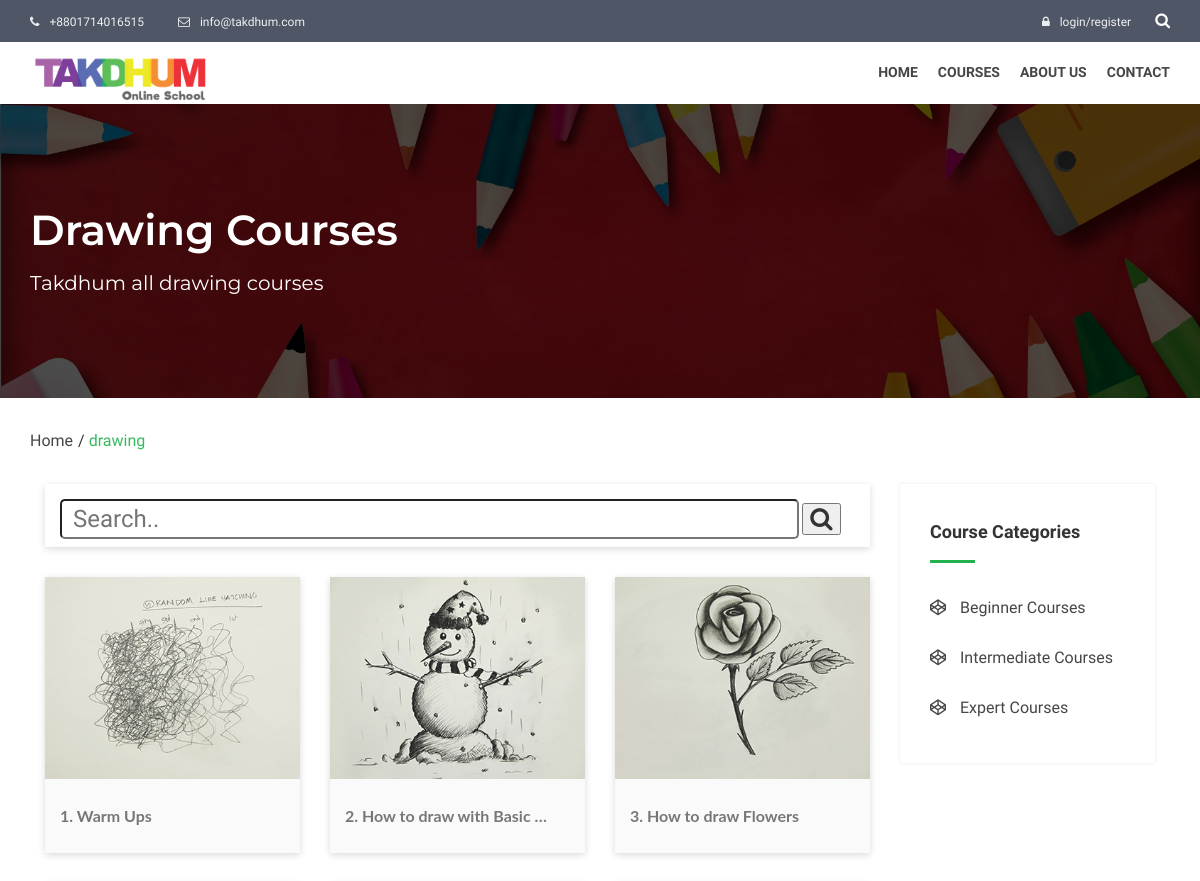
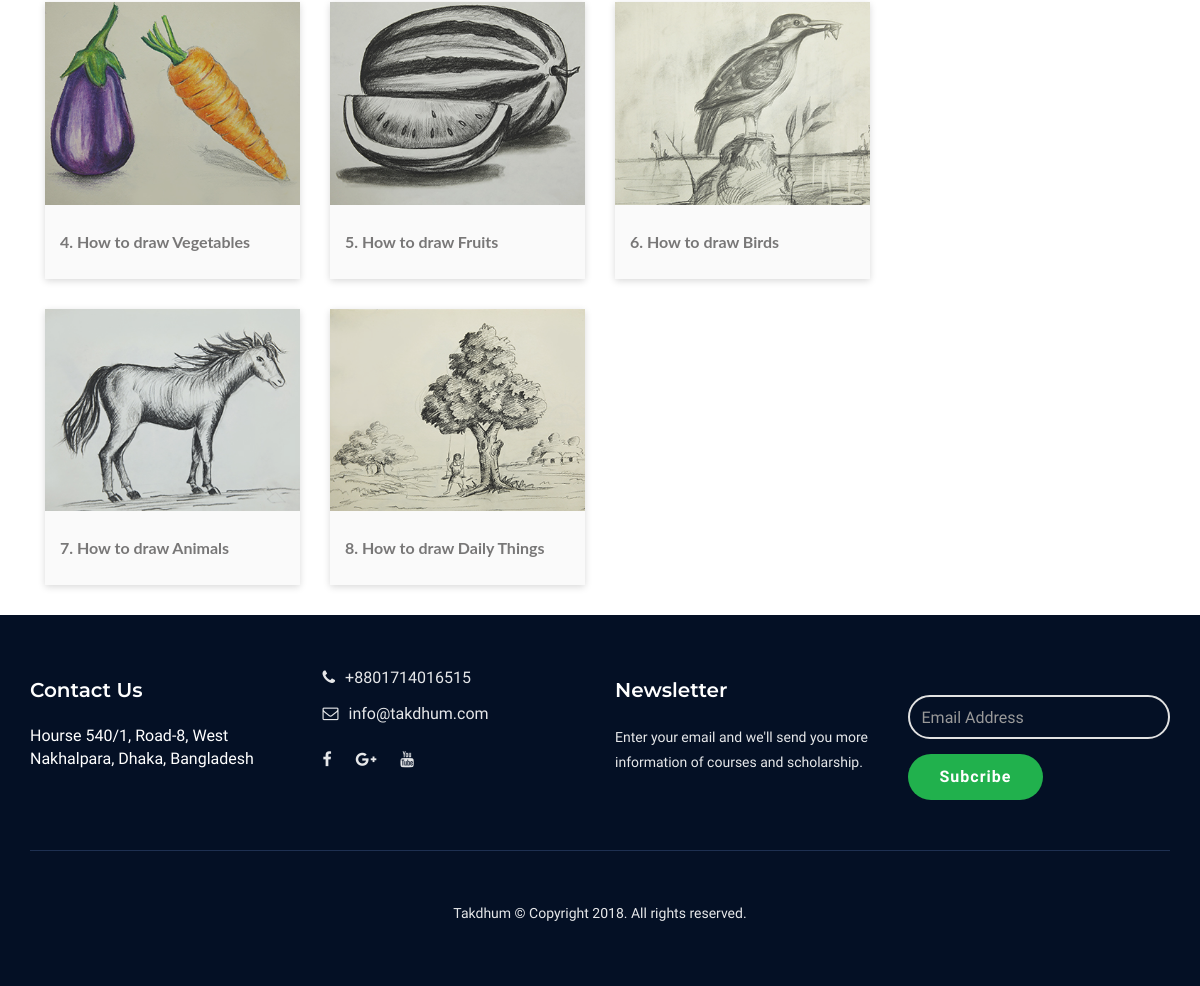
The page /course/drawing on the database its author committed (2 pictures, top to bottom).
### web/models.py (models this page shows, shortened)
class Basic_info(models.Model):
    name = models.CharField(max_length=100)
    slogan = models.CharField(max_length=200)
    logo = models.ImageField(upload_to='About us')
    phone_1 = models.CharField(max_length=15)
    phone_2 = models.CharField(max_length=15, null=True, blank=True)
    email = models.EmailField()
    office_address = models.TextField()
    promo_video = models.URLField(blank=True, null=True)
    google_map_link = models.URLField(null=True, blank=True)
    facebook_link = models.URLField(null=True, blank=True)
    google_plus_link = models.URLField(null=True, blank=True)
    youtube_link = models.URLField(null=True, blank=True)

class Course(models.Model):
    course_title = models.CharField(max_length=150)
    course_url = models.CharField(max_length=150)
    thumbnail_image = models.ImageField(upload_to='Courses')
    course_category = models.ForeignKey(CourseCategory, on_delete=models.CASCADE)
    course_level = models.ForeignKey(CourseLevel, null=True, blank=True, on_delete=models.CASCADE)
    description = models.TextField(blank=True, null=True)

class CourseLevel(models.Model):
    name = models.CharField(max_length=50)
    url = models.CharField(max_length=50)

### web/views.py (the view)
# urls.py: path('course/<category>', views.courseCategory, name='single_category'),
def courseCategory(request, category=None):
    categories = CourseCategory.objects.all()
    basic_info = Basic_info.objects.first()
    level = CourseLevel.objects.all()
    requested_category = get_object_or_404(CourseCategory, category_url=category)
    requested_category_course = Course.objects.filter(course_category=requested_category.id).order_by('course_title')
    context = {
        'categories': categories,
        'level': level,
        'info': basic_info,
        'tag': category,
        'courses': requested_category_course,
        'title': requested_category.category_name,
    }
    if category == 'drawing':
        return render(request, 'takdhum/course_category.html', context)
    else:
        return render(request, 'takdhum/all_course.html', context)

### web/templates/takdhum/course_category.html (shortened to what this page needs)
{% extends 'takdhum/html/base.html' %}
{% load staticfiles %}
{% block body %}
<section class="uv-subpage-heading image-bg" style="background-image: url({% static "takdhum/assets/images/takdhum-web-banner-01-01.png" %});">
    <div class="overlay">
        <div class="container">
            <div class="row">
                <div class="uv-subhead-content col-xs-12">
                    {% if heading %}
                    <h2>{{ heading|capfirst }} Courses</h2>
                    <span>Takdhum all {{ heading }} courses</span>
                    {% else %}
                    <h2>{{ tag|capfirst }} Courses</h2>
                    <span>Takdhum all {{ tag }} courses</span>
                    {% endif %}
                </div>
            </div>
        </div>
    </div>
</section>
<div class="uv-pagination">
    <div class="container">
        <ul>
            <li class="active"><a href="#">Home</a></li>
            <li><a href="#">{{ tag }}</a></li>
        </ul>
    </div>
</div>
<section class="uv-course-archive">
    <div class="container">
            <div class="col-md-9 col-sm-8">
                     {% include 'takdhum/course_search.html' %}
                <div class="row">
                    <div class="uv-courses-2">
                        <div class="">
                            {% for c in courses %}
                            <div class="col-md-4 col-sm-6">
                                <div class="uv-courese-single-thumb uv-shadow">
                                    <a href="{% url 'single_course' category=c.course_category.category_url course=c.course_url %}">
                                        <div class="uv-post-img">
                                            <img src="{{ c.thumbnail_image.url }}" alt="" class="img-responsive">
                                        </div>
                                        <div class="uv-course-thumb-inner">
                                            <h4>{{ c.course_title|truncatewords:6 }}</h4>
                                        </div>
                                    </a>
                                </div>
                            </div>
                            {% endfor %}
                        </div>
                    </div>
                </div>
            </div>
            {% include 'takdhum/body_course_category.html' %}
    </div>
</section>
{% endblock body %}

### web/templates/takdhum/html/header.html (shortened to what this page needs)
{% load staticfiles %}
<header class="xt-header">
    <div class="xt-header-top">
        <div class="container">
            <div class="row">
                <div class="col-sm-6 uv-header-contact">
                    <a href="#"> <i class="fa fa-phone"></i>{{ info.phone_1 }}</a>
                    <a href="#"> <i class="fa fa-envelope-o"></i>{{ info.email }}</a>
                </div>
                <div class="col-sm-6 uv-header-user">
                    {% if not request.user.is_authenticated %}
                    <a href="{% url 'get_login' %}"><i class="fa fa-lock"></i>login/register</a>
                    {% else %}
                    <a href="#"><i class="fa fa-book"></i>Resume course</a>
                    {% endif %}
                    <div class="xt-header-search">
                        <div id="besocial-header-right" class="">
                            <i class="fa fa-search"></i>
                        </div>
                    </div>
                </div>
            </div>
        </div>
    </div>
    <div class="xt-main-nav">
        <nav class="navbar nav-scroll home-1">
            <div class="container">
                <div class="row">
                    <div class="col-sm-4">
                        <div class="uv-logo">
                            <a href="{% url 'index' %}">
                                <img src="{{ info.logo.url }}" alt="" class="img-responsive">
                            </a>
                        </div>
                    </div>
                    <div class="col-sm-8 pull-right">
                        <div class="collapse navbar-collapse" id="js-navbar-menu">
                            <ul class="nav navbar-nav ep-mobile-menu" id="navbar-nav">
                                <li><a href="{% url 'index' %}">Home</a></li>
                                <li class="dropdown xt-drop-nav">
                                    <a href="#" class="dropdown-toggle" data-toggle="dropdown" data-hover="dropdown" data-animations="fadeInDown fadeInDown fadeInDown">
                                        Courses
                                    </a>
                                </li>
                                <li><a href="{% url 'about_page' %}">About Us</a></li>
                                <li><a href="{% url 'contact_page' %}">Contact</a></li>
                            </ul>
                        </div>
                    </div>
                </div>
            </div>
        </nav>
    </div>
</header>

### web/templates/takdhum/body_course_category.html
<div class="col-md-3 col-sm-4 uv-sidebar">
    <div class="uv-widget uv-course-widget">
        <div class="widget-title">
            <h4>Course Categories</h4>
            <hr>
        </div>
        <div class="uv-course-category">
            <ul>
                <li>
                    {% for c in level %}
                        <li><a href="{% url 'drawing_course' category=tag level=c.url %}"><i class="fa fa-codepen"></i> {{ c.name }} Courses</a></li>
                    {% endfor %}
                </li>
            </ul>
        </div>
    </div>
</div>

### web/templates/takdhum/html/footer.html (shortened to what this page needs)
{% load staticfiles %}
        <footer class="uv-footer footer-bg section-separator">
            <div class="container">
                <div class="row">
                    <div class="col-md-3 col-sm-6 wow fadeInUp" data-wow-delay="0.2s">
                        <div class="footer-item">
                            <h6>Contact Us</h6>
                            <address>{{ info.office_address }}</address>
                        </div>
                    </div>
                    <div class="col-md-3 col-sm-6 wow fadeInUp" data-wow-delay="0.4s">
                        <div class="footer-item uv-program">
                            <ul>
                                <li><a href="#"><i class="fa fa-phone"></i>{{ info.phone_1 }}</a></li>
                                <li><a href="#"><i class="fa fa-envelope-o"></i>{{ info.email }}</a></li>
                            </ul>
                            <ul class="social">
                                <li><a href="{{ info.facebook_link }}" target="_blank"><i class="fa fa-facebook"></i></a></li>
                                <li><a href="{{ info.google_plus_link }}" target="_blank"><i class="fa fa-google-plus"></i></a></li>
                                <li><a href="{{ info.youtube_link }}" target="_blank"><i class="fa fa-youtube"></i></a></li>
                            </ul>
                        </div>
                    </div>
                    <div class="col-md-3 col-sm-6 wow fadeInUp" data-wow-delay="0.6s">
                        <div class="footer-item">
                            <h6>Newsletter</h6>
                            <p>Enter your email and we'll send you more information of courses and scholarship.</p>
                        </div>
                    </div>
                    <div class="col-md-3 col-sm-6 wow fadeInUp" data-wow-delay="0.8s">
                        <div class="footer-item">
                            <form class="uv-form footer-form" method="post" action="{% url 'subcriber' %}">
                                <div class="form-group relative">
                                    <div class="relative">
                                        <input type="text" class="form-control" name="subcriber_email" id="id_subcriber_email" placeholder="Email Address" required>
                                    </div>
                                </div>
                                <div class="footer-subs-btn">
                                    <button type="submit" class="btn btn-base" value="subscribe">Subcribe</button>
                                </div>
                            </form>
                        </div>
                    </div>
                </div>
                <hr class="f-hr">
                <div class="row">
                    <div class="uv-copyright center wow fadeInUp" data-wow-delay="0.5s">
                        <p>Takdhum © Copyright 2018. All rights reserved.
                        </p>
                    </div>
                </div>
            </div>
        </footer>

### static/takdhum/assets/less/responsive.css (style rules this page uses)
@media only screen and (max-width: 1200px) { .section-separator { padding: 50px 0; } }
@media only screen and (max-width: 1200px) { .navbar li { padding: 0 10px; } }

### rows shown on the page
Basic_info: phone_1 "+8801714016515", email "info@takdhum.com", logo (picture), office_address "Hourse 540/1, Road-8, West Nakhalpara, Dhaka, Bangladesh"
Course: thumbnail_image (picture), course_title "1. Warm Ups"
Course: thumbnail_image (picture), course_title "2. How to draw with Basic …"
Course: thumbnail_image (picture), course_title "3. How to draw Flowers"
Course: thumbnail_image (picture), course_title "4. How to draw Vegetables"
Course: thumbnail_image (picture), course_title "5. How to draw Fruits"
Course: thumbnail_image (picture), course_title "6. How to draw Birds"
Course: thumbnail_image (picture), course_title "7. How to draw Animals"
Course: thumbnail_image (picture), course_title "8. How to draw Daily Things"
CourseLevel: name "Beginner"
CourseLevel: name "Intermediate"
CourseLevel: name "Expert"

### other values the page prints
{{ tag|capfirst }} "Drawing"
{{ tag }} "drawing"
